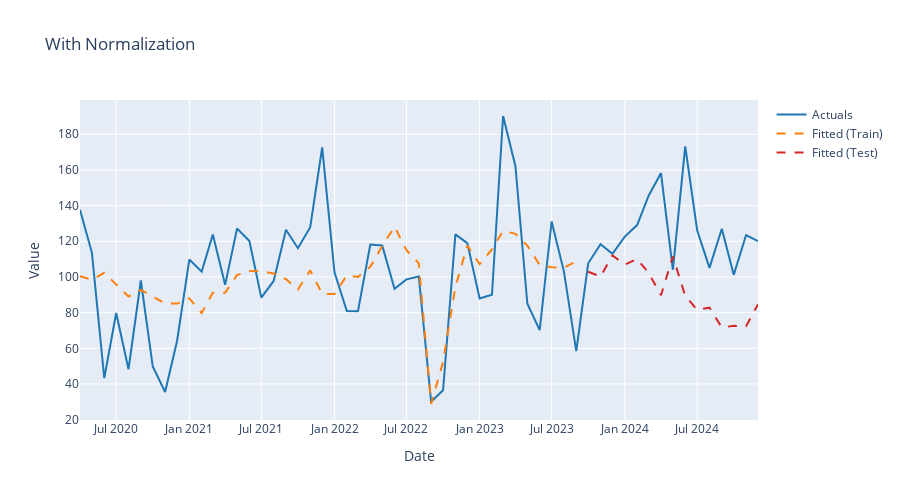

The code cell stored with this chart in its notebook:
### Markdown cell above
# 5. Recipe Pattern 1: Normalization

Normalize numeric predictors to improve model performance.

### Code cell
# Recipe with normalization
rec_normalize = (
    recipe()
    .step_normalize(all_numeric_predictors())
)

# Workflow with recipe
wf_normalize = (
    workflow()
    .add_recipe(rec_normalize)
    .add_model(linear_reg().set_engine("sklearn"))
)

# Fit and evaluate
fit_normalize = wf_normalize.fit(train_data)
fit_normalize = fit_normalize.evaluate(test_data)

print("✓ Normalized model fitted successfully!")

# Extract outputs
outputs_normalize, coefs_normalize, stats_normalize = fit_normalize.extract_outputs()

print("\n=== Normalized Model Statistics ===")
display(stats_normalize[stats_normalize['split'] == 'test'][['metric', 'value']])

# Plot forecast
fig = plot_forecast(fit_normalize, title="With Normalization")
fig.show()

# Fit on training data
rec_fit = rec_normalize.prep(train_data)

# Apply to training data
train_processed = rec_fit.bake(train_data)

print("\nProcessed training data:")

# Apply to test data (using training parameters!)
test_processed = rec_fit.bake(test_data)
print("\nProcessed test data:")
print(train_processed.columns)
display(train_processed)
display(test_processed)
